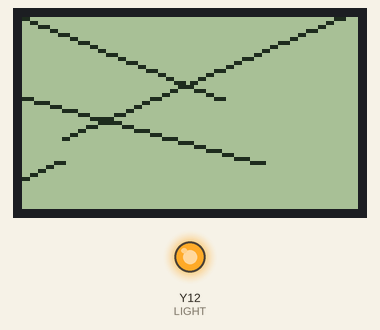
The program below on a simulated pyboard running MicroPython. Shown: 84×48 one-colour display, output pins drawn as LEDs (lit = HIGH). Library files of the repository ran but are not shown: font.py; pins used as bus, display or sensor lines are not drawn; what the program prints to the serial console is not drawn. At 0.3 s the program stops and its outputs stay as they are.

Above: at 0.3 s.

The program:

main.py
```python
import pyb
import upcd8544
from machine import SPI,Pin

def main():
	SPI	   = pyb.SPI(1)
	#DIN=>X8-MOSI/CLK=>X6-SCK
	#DIN =>SPI(1).MOSI 'X8' data flow (Master out, Slave in)
	#CLK =>SPI(1).SCK  'X6' SPI clock
	RST	   = pyb.Pin('Y10')
	CE	   = pyb.Pin('Y11')
	DC	   = pyb.Pin('Y9')
	LIGHT  = pyb.Pin('Y12')
	lcd_5110 = upcd8544.PCD8544(SPI, RST, CE, DC, LIGHT)
	lcd_5110 = upcd8544.PCD8544(SPI, RST, CE, DC, LIGHT)

	lcd_5110.lcd_write_draw_x(0,0,20,50)
	lcd_5110.lcd_write_draw_x(40,0,36,10)
	lcd_5110.lcd_write_draw_x(20,0,36,60)
	lcd_5110.lcd_write_draw_x(30,10,0,80)
	lcd_5110.lcd_read_hc()

if __name__ == '__main__':
	main()
```

upcd8544.py
```python
# -*- coding: utf-8 -*-
"""
MicroPython PCD8544 driver
(for Nokia 5110 displays)
"""

__author__	   = "Markus Birth"
__copyright__  = "Copyright 2015, Markus Birth"
__credits__	   = ["Markus Birth"]
__license__	   = "MIT"
__version__	   = "1.0"
__maintainer__ = "Markus Birth"
__email__	   = "markus@birth-online.de"
__status__	   = "Production"

# Datasheet: https://www.sparkfun.com/datasheets/LCD/Monochrome/Nokia5110.pdf
# Inspiration from:
#	- https://github.com/inaugurator/upyd5110
#	- https://github.com/rm-hull/pcd8544/blob/master/src/lcd.py
#
# PINOUT
# WiPy/pyBoard		display	  function
#
# 3V3 or any Pin => VCC		  3.3V logic voltage (0=off, 1=on)
# MOSI			 => DIN		  data flow (Master out, Slave in)
# SCK			 => CLK		  SPI clock
# any Pin		 => RST		  Reset pin (0=reset, 1=normal)
# any Pin		 => CE		  Chip Enable (0=listen for input, 1=ignore input)
# any Pin		 => DC		  Data/Command (0=commands, 1=data)
# any Pin		 => LIGHT	  Light (0=on, 1=off)
# GND			 => GND
#
# pyBoard "Y" side
# SPI	 = pyb.SPI(1)
# RST	 = pyb.Pin('Y4')
# CE	 = pyb.Pin('Y5')
# DC	 = pyb.Pin('Y3')
# LIGHT	 = pyb.Pin('Y2')
# PWR	 = pyb.Pin('Y1')
#
# pyBoard "X" side
# SPI	 = pyb.SPI(2)
# RST	 = pyb.Pin('X4')
# CE	 = pyb.Pin('X5')
# DC	 = pyb.Pin('X3')
# LIGHT	 = pyb.Pin('X2')
# PWR	 = pyb.Pin('X1')
#
# WiPy (on Exp board, SD and User-LED jumper have to be removed!)
# SPI	 = machine.SPI(0)	# GP14 (CLK) + GP16 (MOSI->DIN), User-LED jumper removed!
# RST	 = machine.Pin('GP24')
# CE	 = machine.Pin('GP12')
# DC	 = machine.Pin('GP22')
# LIGHT	 = machine.Pin('GP23')
# PWR	 = directly from 3V3 pin of the WiPy

try:
	import pyb as machine
except:
	# WiPy
	import machine

import struct
import time
import font
import pictuer

class PCD8544:
	ADDRESSING_HORIZ = 0x00
	ADDRESSING_VERT	 = 0x02
	INSTR_BASIC = 0x00
	INSTR_EXT	= 0x01
	POWER_UP   = 0x00
	POWER_DOWN = 0x04
	DISPLAY_BLANK	= 0x08
	DISPLAY_ALL		= 0x09
	DISPLAY_NORMAL	= 0x0c
	DISPLAY_INVERSE = 0x0d
	TEMP_COEFF_0 = 0x04
	TEMP_COEFF_1 = 0x05
	TEMP_COEFF_2 = 0x06
	TEMP_COEFF_3 = 0x07
	BIAS_1_4  = 0x17   # 1/4th
	BIAS_1_5  = 0x16   # 1/5th
	BIAS_1_6  = 0x15   # 1/6th
	BIAS_1_7  = 0x14   # 1/7th
	BIAS_1_8  = 0x13   # 1/8th
	BIAS_1_9  = 0x12   # 1/9th
	BIAS_1_10 = 0x11   # 1/10th
	BIAS_1_11 = 0x10   # 1/11th

	def __init__(self, spi, rst, ce, dc, light, pwr=None):
		self.width	= 84
		self.height = 48
		self.power		= self.POWER_DOWN
		self.addressing = self.ADDRESSING_HORIZ
		self.instr		= self.INSTR_BASIC
		self.display_mode =self.DISPLAY_BLANK
		self.temp_coeff = self.TEMP_COEFF_0
		self.bias		= self.BIAS_1_11
		self.voltage	= 3060

		# init the SPI bus and pins
		spi.init(spi.MASTER, baudrate=328125, bits=8, polarity=0, phase=1, firstbit=spi.MSB)
		if "OUT_PP" in dir(rst):
			# pyBoard style
			rst.init(rst.OUT_PP, rst.PULL_NONE)	 # Reset line
			ce.init(ce.OUT_PP, ce.PULL_NONE)	 # Chip Enable
			dc.init(dc.OUT_PP, dc.PULL_NONE)	 # Data(1) / Command(0) mode
			light.init(light.OUT_PP, light.PULL_NONE)
			if pwr:
				pwr.init(pwr.OUT_PP, pwr.PULL_NONE)
		else:
			# WiPy style
			rst.init(rst.OUT, None)
			ce.init(ce.OUT, None)
			dc.init(dc.OUT, None)
			light.init(light.OUT, None)
			if pwr:
				pwr.init(pwr.OUT, None)

		self.spi   = spi
		self.rst   = rst
		self.ce	   = ce
		self.dc	   = dc
		self.light = light
		self.pwr   = pwr

		self.light_off()
		self.power_on()
		self.ce.value(1)  # set chip to disable (don't listen to input)
		self.reset()
		self.set_contrast(0xbf)
		self.command([0x21, 0])
		self.command([0xb0, 0])
		self.command([0x20, 0])
		self.clear()
		self.lcd_font = font.FONT6_8()
		self.lcd_pictuer = pictuer.pictuer()
		self.hc=[[0 for i in range(84)] for j in range(6)]
		self.tab1=[0x01,0x02,0x04,0x08,0x10,0x20,0x40,0x80]

	def _set_function(self):
		""" Write current power/addressing/instructionset values to lcd. """
		value = 0x20 | self.power | self.addressing | self.instr
		self.command([value])

	def set_power(self, power, set=True):
		""" Sets the power mode of the LCD controller """
		assert power in [self.POWER_UP, self.POWER_DOWN], "Power must be POWER_UP or POWER_DOWN."
		self.power = power
		if set:
			self._set_function()

	def set_adressing(self, addr, set=True):
		""" Sets the adressing mode """
		assert addr in [self.ADDRESSING_HORIZ, self.ADDRESSING_VERT], "Addressing must be ADDRESSING_HORIZ or ADDRESSING_VERT."
		self.addressing = addr
		if set:
			self._set_function()

	def set_instr(self, instr, set=True):
		""" Sets instruction set (basic/extended) """
		assert instr in [self.INSTR_BASIC, self.INSTR_EXT], "Instr must be INSTR_BASIC or INSTR_EXT."
		self.instr = instr
		if set:
			self._set_function()

	def set_display(self, display_mode):
		""" Sets display mode (blank, black, normal, inverse) """
		assert display_mode in [self.DISPLAY_BLANK, self.DISPLAY_ALL, self.DISPLAY_NORMAL, self.DISPLAY_INVERSE], "Mode must be one of DISPLAY_BLANK, DISPLAY_ALL, DISPLAY_NORMAL or DISPLAY_INVERSE."
		assert self.instr == self.INSTR_BASIC, "Please switch to basic instruction set first."
		self.display_mode = display_mode
		self.command([display_mode])

	def set_temp_coeff(self, temp_coeff):
		""" Sets temperature coefficient (0-3) """
		assert 4 <= temp_coeff < 8, "Temperature coefficient must be one of TEMP_COEFF_0..TEMP_COEFF_3."
		assert self.instr == self.INSTR_EXT, "Please switch to extended instruction set first."
		self.temp_coeff = temp_coeff
		self.command([temp_coeff])

	def set_bias(self, bias):
		""" Sets the LCD bias. """
		assert 0x10 <= bias <= 0x17, "Bias must be one of BIAS_1_4..BIAS_1_11."
		assert self.instr == self.INSTR_EXT, "Please switch to extended instruction set first."
		self.bias = bias
		self.command([bias])

	def set_voltage(self, millivolts):
		""" Sets the voltage of the LCD charge pump in millivolts. """
		assert 3060 <= millivolts <= 10680, "Voltage must be between 3,060 and 10,680 mV."
		assert self.instr == self.INSTR_EXT, "Please switch to extended instruction set first."
		self.voltage = millivolts
		basevoltage = millivolts - 3060
		incrementor = basevoltage // 60
		code = 0x80 & incrementor
		self.command([code])

	def set_contrast(self, value):
		""" set LCD voltage, i.e. contrast """
		assert 0x80 <= value <= 0xff, "contrast value must be between 0x80 and 0xff"
		self.command([0x21, self.TEMP_COEFF_2, self.BIAS_1_7, value, 0x20, self.DISPLAY_NORMAL])
		# 0x21 - enter extended instruction set (H=1)
		# 0x06 - set temperature coefficient 2
		# 0x14 - set BIAS system to n=3 (recomm. mux rate 1:40/1:34)
		# value - (80-ff) - set Vop (80 = 3.00V, ff = 10.68V), 8b seems to work (0x3b/d70: 3.00+(70*0.06)=7.2V)
		# 0x20 - back to basic instruction set
		# 0x0c - normal display mode

	def position(self, x, y):
		""" set cursor to bank y, column x """
		assert 0 <= x < self.width, "x must be between 0 and 83"
		assert 0 <= y < self.height // 8, "y must be between 0 and 5"
		assert self.instr == self.INSTR_BASIC, "Please switch to basic instruction set first."
		self.command([x + 0x80, y + 0x40])

	def clear(self):
		""" clear screen """
		self.position(0, 0)
		self.data([0] * (self.height * self.width // 8))
		self.position(0, 0)

	def sleep_ms(self, mseconds):
		try:
			time.sleep_ms(mseconds)
		except AttributeError:
			machine.delay(mseconds)

	def sleep_us(self, useconds):
		try:
			time.sleep_us(useconds)
		except AttributeError:
			machine.udelay(useconds)

	def power_on(self):
		if self.pwr:
			self.pwr.value(1)
		self.reset()

	def reset(self):
		""" issue reset impulse to reset the display """
		self.rst.value(0)  # RST on
		self.sleep_us(100) # reset impulse has to be >100 ns and <100 ms
		self.rst.value(1)  # RST off
		# Defaults after reset:
		self.power		= self.POWER_DOWN
		self.addressing = self.ADDRESSING_HORIZ
		self.instr		= self.INSTR_BASIC
		self.display_mode = self.DISPLAY_BLANK
		self.temp_coeff = self.TEMP_COEFF_0
		self.bias		= self.BIAS_1_11
		self.voltage	= 3060

	def power_off(self):
		self.clear()
		self.command([0x20, 0x08])
		# 0x20 - basic instruction set
		# 0x08 - set display to blank (doesn't delete contents)
		self.sleep_ms(10)
		if self.pwr:
			self.pwr.value(0) # turn off power

	def command(self, arr):
		""" send bytes in command mode """
		self.bitmap(arr, 0)

	def data(self, arr):
		""" send bytes in data mode """
		self.bitmap(arr, 1)

	def bitmap(self, arr, dc):
		self.dc.value(dc)
		buf = struct.pack('B'*len(arr), *arr)
		self.ce.value(0) # set chip to listening/enable
		try:
			self.spi.send(buf)
		except AttributeError:
			self.spi.write(buf)
		self.ce.value(1) # set chip to disable

	def light_on(self):
		self.light.value(0)	 # pull to GND

	def light_off(self):
		self.light.value(1)	 # set to HIGH

	def lcd_write_string(self, string, x, y):
		self.position(x, y)
		for i in string:
			self.data(self.lcd_font.get_font6_8(i))

	def lcd_write_draw(self, x, y, a):
		self.position(x, y)
		self.data([a])

	def lcd_write_draw_x(self, xq, yq, xz,yz):
		if xz>xq:
			bx=1
			maxx=xz-xq
		else :
			bx=-1
			maxx=xq-xz
		if yz>yq:
			by=1
			maxy=yz-yq
		else :
			by=-1
			maxy=yq-yz
		max=maxx if maxx>maxy else maxy
		maxx+=1
		maxy+=1
		max+=1
		bzx=0
		bzy=0

		while True:
			a=(self.tab1[int(xq%8)])|(self.hc[int(xq/8)][yq])
			self.lcd_write_hc(int(xq/8),yq,a)
			print(yq,int(xq/8),a)
			if (xq==xz) and (yq==yz) :
				print('stop')
				break
			print(max,maxx,maxy,xq,yq,xz,yz,bx,by)
			bzx+=maxx
			bzy+=maxy
			if bzx>max :
				bzx-=max
				xq+=bx
			if bzy>max :
				bzy-=max
				yq+=by

	def lcd_write_pictuer(self, x, y,a,b):
		self.position(x, y)
		print('pictuer')
		for i in range(a,b):
			self.data(self.lcd_pictuer.get_pictuer(i))

	def lcd_write_hc(self, x, y,a):
		self.hc[x][y]=a

	def lcd_read_hc(self):
		self.position(0, 0)
		for i in range(6):
			self.data(self.get_hc(i))

	def get_hc(self, data):
		return self.hc[data]
```

Source omitted: pictuer.py (data table, 21863 bytes)
